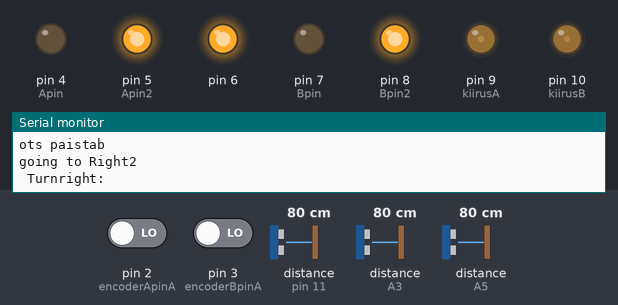
Bench run of a sketch on a simulated Arduino Uno, built with avr-gcc and run on an emulated ATmega328P. Parts: output pins drawn as LEDs (lit = HIGH), the last lines printed to the serial monitor. Wiring (inferred from the names in the program): 3 × ultrasonic range finder: trigger pin 11, echo pin 11 / trigger A2, echo A3 / trigger A4, echo A5. Dashed ring = blinking. Inputs (shaded band) come from the test bench; at power-on: distance to the obstacle (sensors on A5, A3, pin 11) 80 cm, pin 2 (encoderApinA) LOW, pin 3 (encoderBpinA) LOW. The echo pulse lasts 58.3 µs per cm; random numbers use the default seed unless the sketch sets one; pins used as bus, display or sensor lines are not drawn.

Above: at 6.2 s.
6.3 s: distance to the obstacle (sensor on A5) set to 2 cm
At 7.2 s:
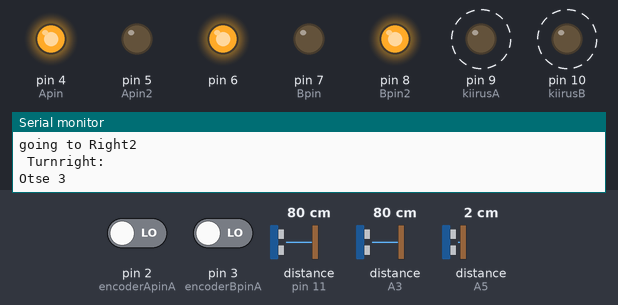
At 8.4 s:
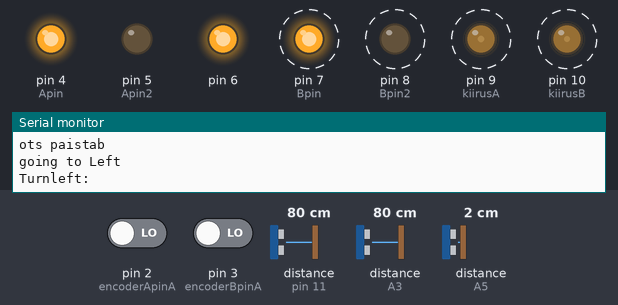
10.0 s: distance to the obstacle (sensor on A3) set to 22 cm
13.5 s: distance to the obstacle (sensor on A3) set to 17 cm
16.4 s: distance to the obstacle (sensor on A3) set to 14 cm
At 19.5 s:
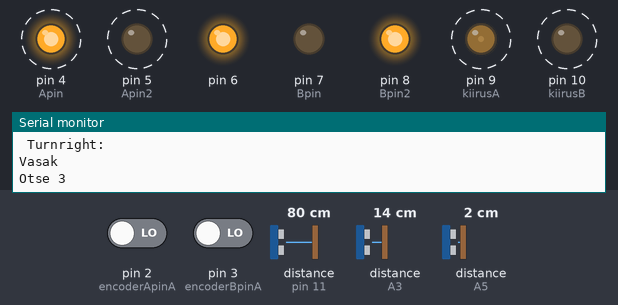
21.6 s: distance to the obstacle (sensor on A5) set to 15 cm
At 24.9 s:
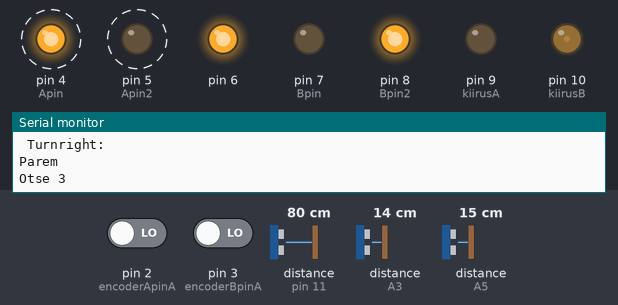
26.8 s: distance to the obstacle (sensor on A5) set to 4 cm
Timing chart, 0 to 31.9 s (numbered marks = the images above; inputs shaded):
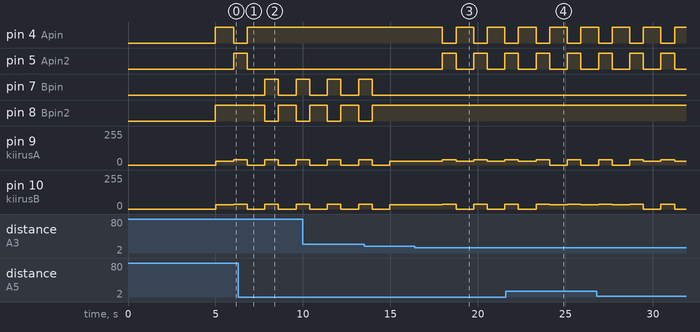

The sketch:

labyrinth_12.ino
```cpp
long startTime, stopTime;
long duration, smallturn;

int encoderApinA=2;
int encoderApinB=12;
int encoderBpinA=3;
int encoderBpinB=13;
int Apin=4;
int Apin2=5;
int Bpin=7;
int Bpin2=8;
int kiirusA= 9;
int kiirusB= 10;

volatile int counterA=0;
volatile int counterB=0;
unsigned long int praegu;
int eelmineaeg=0;
int i=0;

const int paremIn = A5;
const int paremOut = A4;
const int vasakIn = A3;
const int vasakOut = A2;
const int keskPin = 11;

const int vkiirus = 33; //40
const int pkiirus = 30; //36
const int kaugel = 18;
const int otse_delay = 5;
int sonarK1,sonarK2, sonarV, sonarK,sonarP, turncounter=0, counterA1, counterB1;

void setup() {
  // put your setup code here, to run once:
  pinMode(encoderApinA, INPUT);
  pinMode(encoderApinB, INPUT);
  pinMode(encoderBpinA, INPUT);
  pinMode(encoderBpinB, INPUT);
  pinMode(Apin, OUTPUT);
  pinMode(Apin2, OUTPUT);
  pinMode(Bpin, OUTPUT);
  pinMode(Bpin2, OUTPUT);
  pinMode(kiirusA, OUTPUT);
  pinMode(kiirusB, OUTPUT);
  pinMode(6, OUTPUT);
  digitalWrite(6, HIGH);

  pinMode(paremIn, INPUT);
  pinMode(paremOut, OUTPUT);
  pinMode(vasakIn, INPUT);
  pinMode(vasakOut, OUTPUT);
  pinMode(keskPin, OUTPUT);

  attachInterrupt(0, countA, CHANGE); //loeb vaid muutust encoderpinA-s
  attachInterrupt(1, countB, CHANGE);
  Serial.begin(9600);
  Serial.print("setup");

  duration=780;
  smallturn = 2;

  delay(5000);
  startTime=millis();
  stopTime=startTime+duration;
}

void loop()
{

  digitalWrite(Apin, HIGH);
  digitalWrite(Apin2, LOW);
  digitalWrite(Bpin, LOW);
  digitalWrite(Bpin2, HIGH);
  sonarV = distVasak();
  sonarP = distParem();
  //sonarK1=sonarK;
  sonarK = distKesk();
  /*
  if (sonarK1==sonarK/* || sonarK1==sonarK+1) {
    turncounter++;
  } else {
    turncounter=0;
  } */

  counterA1=counterA;
  counterB1=counterB;
  Serial.println(counterA);
  Serial.println(counterB);

  if(counterA1==counterA && counterB1==counterB){
    turncounter++;
  }
  else{
    turncounter=0;
  }
  Serial.println(String(sonarV)+ " V " + String(sonarK) + " K " + String(sonarP) );

  if (sonarP < 15 && sonarV < 15){ //näeme mõlemaid seinu mõistlikult
     if (sonarK < 4) {     // oleme tupikus
          Serial.println("going to Right tupik");
          turnRight(duration);

    }
    if (sonarP > sonarV){ //vasak on lähemal
      analogWrite(kiirusA, 0);
      analogWrite(kiirusB, vkiirus);
      Serial.println("Parem");
    }
    else if (sonarP < sonarV){ //parem on lähemal
      analogWrite(kiirusA, pkiirus);
      analogWrite(kiirusB, 0);
      Serial.println("Vasak");
    }
    else if (sonarP == sonarV){ //samal kaugusel
      analogWrite(kiirusA, pkiirus);
      analogWrite(kiirusB, vkiirus);
      Serial.println("Otse");
    }
  }

  else if (sonarP > kaugel || sonarV > kaugel){ //vähemalt ükssein on kaugel
      Serial.println("YKS KAUGEL" );


      if (sonarK < 4){  // otseseinale lähedale
        Serial.println("ots paistab");
        if (sonarP > kaugel && sonarV < kaugel){//parem on kas vastu seina või auk
          Serial.println("going to Right");
          turnRight(duration);
//        Serial.println("Right");
        }
        else if (sonarP < kaugel && sonarV > kaugel){ //vasak on kas vastu seina või auk
          Serial.println("going to Left");
          turnLeft(duration);
//        Serial.println("Left");
        }
        else if (sonarP > kaugel && sonarV > kaugel){ //T-kujuline ristmik
          if (flip() == 1){ //viskame münti
            Serial.println("going to Right2");
            turnRight(duration);
//          Serial.println("Right2");
          }
          else { //viskame münti
            Serial.println("going to Left2");
            turnLeft(duration);
//          Serial.println("Left2");
          }
        }
      }
      else {
        korrigeerib(sonarP, sonarV);
      }

    /* else if((sonarP<kaugel && sonarV>kaugel) || (sonarP>kaugel && sonarV<kaugel)){ //ees rohkem ruumi kui 22 cm ehk ees seina pole ja ainult üks külg vaba
      if(sonarP<kaugel && sonarV>kaugel){ //vasak külg vaba
        if (flip() == 1){
            //põõre vasakule:1. panna otse sõitma, siis delay ja siis põõre 2. panna aeg jooksma, selle jooksul korrigeerib end ja sõidab otse ja siis pööre
            analogWrite(kiirusA, pkiirus);
            analogWrite(kiirusB, vkiirus);
            delay(300);
            turnLeft(duration);

            /* long drivetime;
            startTime=millis();
            drivetime=300;
            stopTime=startTime+drivetime;
            while((stopTime - startTime) <= drivetime){
              digitalWrite(Apin, HIGH);
              digitalWrite(Apin2, LOW);
              analogWrite(kiirusA, 40);
              digitalWrite(Bpin, HIGH);
              digitalWrite(Bpin2, LOW);
              analogWrite(kiirusB, 36); // peaks pöörama umbes sama kiirusega

              stopTime=millis();
             }


          }
        else{ //otsustas otse sõita
          korrigeerib(sonarP, sonarV);
          }
        }
      else if(sonarP>kaugel && sonarV<kaugel){ //parem külg vaba
        if (flip() == 1){
            //põõre paremale

            analogWrite(kiirusA, pkiirus);
            analogWrite(kiirusB, vkiirus);
            delay(300);
            turnRight(duration);
          }
        else{ //otsustas otse sõita
          korrigeerib(sonarP, sonarV);
          }
        }
      } */
  }
   /* else{ //igast küljest vaba, sõidab otse
      analogWrite(kiirusA, pkiirus);
      analogWrite(kiirusB, vkiirus);
      Serial.println("ristmik");
    } */


  else{ // ei teinud otsust, liigume otse
      analogWrite(kiirusA, pkiirus);
      analogWrite(kiirusB, vkiirus);
      Serial.println("Otse 2");
  }
  delay (1);
//    analogWrite(kiirusA, pkiirus);
//    analogWrite(kiirusB, vkiirus);
  Serial.println("Otse 3");
  if (turncounter>50){
    //tagasi
    Serial.println("tagasi");
    reverse ();
    turncounter=0;

  }
}


bool flip()
{
  static uint32_t buf = 0;
  static uint8_t idx = 0;
  if (idx)
  {
    buf >>= 1;
    idx--;
  }
  else
  {
    buf = random();  // refill
    idx = 30;
  }
  return buf & 0x01;
}

long distParem(){
  long dur;
  long dis;

  digitalWrite(paremOut,LOW);
  delayMicroseconds(2);
  digitalWrite(paremOut,HIGH);
  delayMicroseconds(10);
  digitalWrite(paremOut,LOW);

  dur=pulseIn(paremIn,HIGH);

  dis=dur/29/2;

  return dis;
}

long distKesk(){
  long dur;
  long dis=0;
  digitalWrite(keskPin,LOW);
  delayMicroseconds(2);
  digitalWrite(keskPin,HIGH);
  delayMicroseconds(10);
  digitalWrite(keskPin,LOW);

  pinMode(keskPin, INPUT);
  dur=pulseIn(keskPin,HIGH);

  dis=dur/29/2;

  return dis;
}

long distVasak(){
  long dur;
  long dis;

  digitalWrite(vasakOut,LOW);
  delayMicroseconds(2);
  digitalWrite(vasakOut,HIGH);
  delayMicroseconds(10);
  digitalWrite(vasakOut,LOW);

  dur=pulseIn(vasakIn,HIGH);

  dis=dur/29/2;

  return dis;
}


void turnRight(long amount){
  long turntime;
  startTime=millis();
  turntime=amount;
  stopTime=startTime+turntime;
  Serial.println(" Turnright: ");
  while((stopTime - startTime) <= turntime)
  {
      digitalWrite(Apin, LOW);
      digitalWrite(Apin2, HIGH);
      analogWrite(kiirusA, 40);
      digitalWrite(Bpin, LOW);
      digitalWrite(Bpin2, HIGH);
      analogWrite(kiirusB, 36); // peaks pöörama umbes sama kiirusega

      stopTime=millis();
  }
    analogWrite(kiirusA, 0);
    analogWrite(kiirusB, 0);
}

void turnLeft(long amount){
  long turntime;
  startTime=millis();
  turntime=amount;
  stopTime=startTime+turntime;
  Serial.println("Turnleft: ");
  while((stopTime - startTime) <= turntime)
  {
      digitalWrite(Apin, HIGH);
      digitalWrite(Apin2, LOW);
      analogWrite(kiirusA, 40);
      digitalWrite(Bpin, HIGH);
      digitalWrite(Bpin2, LOW);
      analogWrite(kiirusB, 36); // peaks pöörama umbes sama kiirusega

      stopTime=millis();
  }
    analogWrite(kiirusA, 0);
    analogWrite(kiirusB, 0);
}

void reverse() {
  long revtime= 500;
  startTime=millis();
  stopTime=startTime+revtime;
  if(flip()==1){
    while((stopTime - startTime) <= revtime)
    {
      digitalWrite(Apin, LOW);
      digitalWrite(Apin2, HIGH);
      analogWrite(kiirusA, 0);//40
      digitalWrite(Bpin, HIGH);
      digitalWrite(Bpin2, LOW);
      analogWrite(kiirusB, 40); // peaks pöörama umbes sama kiirusega
      stopTime=millis();
    }
  }
   else{
    while((stopTime - startTime) <= revtime)
    {
      digitalWrite(Apin, LOW);
      digitalWrite(Apin2, HIGH);
      analogWrite(kiirusA, 40);//40
      digitalWrite(Bpin, HIGH);
      digitalWrite(Bpin2, LOW);
      analogWrite(kiirusB, 0);
      stopTime=millis();

    }
  }
}

void korrigeerib(int paremsonar, int vasaksonar){
        if(paremsonar<4){
          analogWrite(kiirusB, 0);
          analogWrite(kiirusA, pkiirus);
          Serial.println("enne põõret vasakule");
        }
        else if(vasaksonar<4){
          analogWrite(kiirusA, 0);
          analogWrite(kiirusB, vkiirus);
          Serial.println("enne põõret paremale");
        }
        else if(paremsonar<12 && paremsonar>5){
          analogWrite(kiirusA, 0);
          analogWrite(kiirusB, vkiirus);
          Serial.println("enne põõret vasakule 2");
        }
        else if(vasaksonar<12 && vasaksonar>5){
          analogWrite(kiirusA, pkiirus);
          analogWrite(kiirusB, 0);
          Serial.println("enne põõret paremale 2");
        }
        else{
          analogWrite(kiirusA, pkiirus);
          analogWrite(kiirusB, vkiirus);
          Serial.println("enne põõret otse");
        }
}

void countA(){
  if (digitalRead(encoderApinA)== digitalRead(encoderApinB)){
    counterA++;
  }
  else{
    counterA--;
  }
}

void countB(){
  if (digitalRead(encoderBpinA) == digitalRead(encoderBpinB)){
    counterB++;
  }
  else{
    counterB--;
  }

}
```

Measured:
- the behaviour switches between 16 and 15 cm on distance to the obstacle (sensor on A3) (found by bisection; images 2 and 3)
- after the input at 6.3 s, pin 7 (Bpin): LOW → HIGH after 1.5 s, → LOW 0.78 s later, → HIGH 1.0 s later; pin 8 (Bpin2): HIGH → LOW after 1.5 s, → HIGH 0.78 s later, → LOW 1.0 s later
- after the input at 16.4 s, pin 4 (Apin): alternates HIGH for 1.0 s and LOW for 0.78 s, starting after 1.6 s; pin 5 (Apin2): alternates HIGH for 0.78 s and LOW for 1.0 s, starting after 1.6 s
- after the input at 21.6 s, pin 9 (kiirusA): 40/255 → 30/255 after 0.72 s, → 40/255 1.0 s later, → 0/255 0.78 s later, → 40/255 1.0 s later, … (5 changes in this stretch)
- by itself, pin 9 (kiirusA): alternates 40/255 for 0.78 s and 0/255 for 1.0 s
- by itself, pin 10 (kiirusB): alternates 36/255 for 0.78 s and 0/255 for 1.0 s
